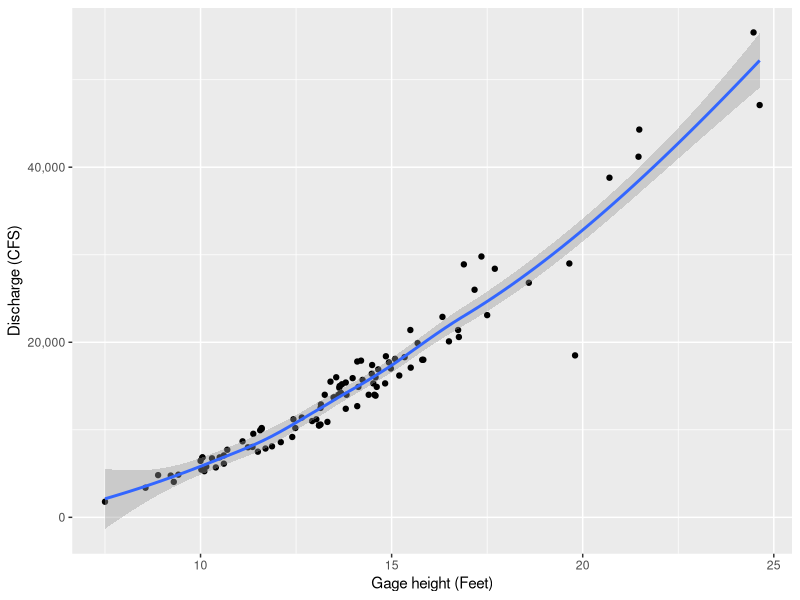

Recreate this plot in R. (Note: this script raises an error after producing the figure.)
# install packages if not on R now----
# devtools::install_github("thomasp85/patchwork") # multiple plots
# install.packages("devtools") # install new things
# install.packages("tidyverse") # dplyr and piping and ggplot etc
# install.packages("lubridate") # dates and times
# install.packages("scales") # scales on ggplot ases
# install.packages("readxl") # read in excel files
# install.packages("skimr") # quick summary stats
# install.packages("styler") # style your code - nice
# install.packages("janitor") # clean names
# install.packages("plotly") # cool thing

# Load Libraries----
library(tidyverse)
library(lubridate)
library(scales)
library(patchwork)

# read peak flows ----
fox.df <- read_csv("data/fox peak flows.csv") %>%
  mutate(date = mdy(date))

rating.plot <- fox.df %>% ggplot(aes(x=gage_ht, y=discharge)) +
  geom_point() +
  labs(x="Gage height (Feet)", y="Discharge (CFS)")+
  scale_y_continuous(label = comma) +
  geom_smooth()
rating.plot



# read in long term data
fox_recur.df <- read_csv("data/fox long term.csv") %>%
  mutate(date = mdy(date),
         year = year(date),
         month = month(date))

# get the max by year
fox_recur_ann.df <- fox_recur.df %>%
  group_by(year) %>%
  summarize(discharge = max(discharge, na.rm = TRUE))

# Get the first 25
early.df <- fox_recur_ann.df %>%
  head(n=25) %>% 
  arrange(desc(discharge))

# get the last 25
late.df <- fox_recur_ann.df %>%
  tail(n=25) %>% 
  arrange(desc(discharge))

# bring together
recurring.df <- bind_cols(early.df, late.df) %>%
  mutate(id = row_number())

# now do a few calcualtions
recurring.df <- recurring.df %>%
  mutate(t = (length(id) +1) / id)

recurrance.plot <- recurring.df %>%
  ggplot(aes(x=t)) +
  geom_point(aes(y=discharge), color="red", size=3) +
  geom_point(aes(y=discharge1), color="blue", size=3) +
  geom_line(aes(y=discharge), color="red", size=1) +
  geom_line(aes(y=discharge1), color="blue", size=1) +
  scale_x_log10() +
  scale_y_log10() +
  labs(x="Recurrance Interval", y = "Discharge (CFS)")
recurrance.plot
